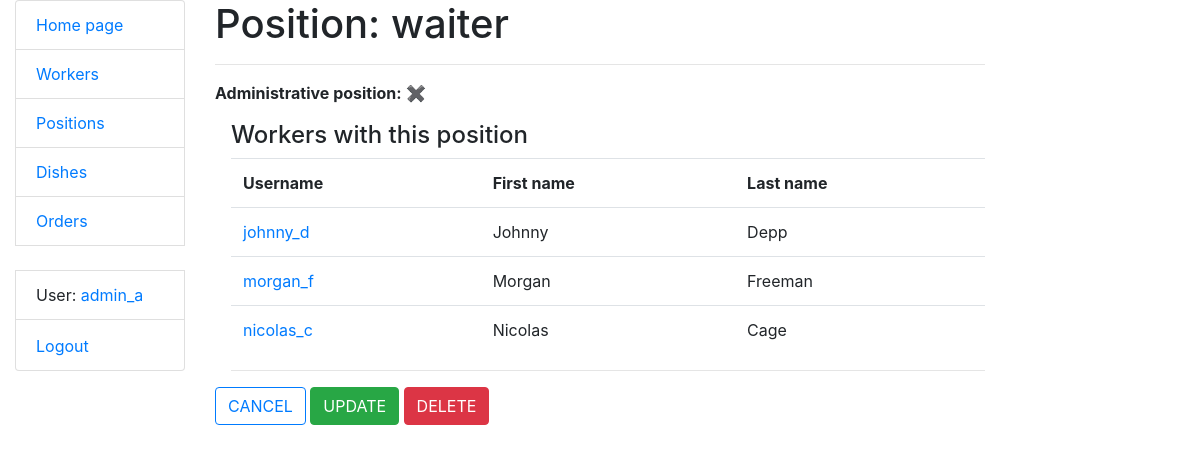
The page /positions/3/ (signed in) on the database its author committed.
### kitchen/models.py (models this page shows, shortened)
class Worker(AbstractUser):
    position = models.ForeignKey("Position", on_delete=models.CASCADE,
                                 null=True, blank=True, related_name="workers")
    class Meta:
        verbose_name = "worker"
        verbose_name_plural = "workers"
    def get_absolute_url(self):
        return reverse("kitchen:worker-detail", kwargs={"pk": self.pk})

class Position(models.Model):
    name = models.CharField(max_length=255)
    lead_position = models.BooleanField(default=False)
    kitchen = models.BooleanField(default=False)

### kitchen/views.py (the view)
# urls.py: path("positions/<int:pk>/", PositionDetailView.as_view(), name="position-detail"),
class PositionDetailView(LoginRequiredMixin, generic.DetailView):
    model = Position

### templates/kitchen/position_detail.html (shortened to what this page needs)
{% extends "base.html" %}
{% block content %}
  <h1>Position: {{ position.name }}</h1>
  <hr>
  <p><strong>Administrative position:</strong> {% if position.lead_position %}✅{% else %}✖️{% endif %}</p>
  <div class="ml-3">
    <h4>Workers with this position</h4>
    {% if position.workers.all %}
      <table class="table">
        <tr>
          <th>Username</th>
          <th>First name</th>
          <th>Last name</th>
        </tr>
        {% for worker in position.workers.all %}
          <tr>
            <td>
              <a href="{{ worker.get_absolute_url }}">{{ worker.username }}</a>
            </td>
            <td>{{ worker.first_name }}</td>
            <td>{{ worker.last_name }}</td>
          </tr>
        {% endfor %}
      </table>
      <hr>
    {% else %}
      <p>No workers!</p>
    {% endif %}
  </div>
  <a href="{% url 'kitchen:position-list' %}" class="btn btn-outline-primary">CANCEL</a>
  <a href="{% url 'kitchen:position-update' pk=position.id %}" class="btn btn-success">UPDATE</a>
  <a href="{% url 'kitchen:position-delete' pk=position.id %}" class="btn btn-danger">DELETE</a>
{% endblock %}

### templates/includes/sidebar.html (shortened to what this page needs)
<ul class="sidebar-nav list-group">
  <li class="list-group-item"><a href="{% url "kitchen:index" %}">Home page</a></li>
  <li class="list-group-item"><a href="{% url "kitchen:worker-list" %}">Workers</a></li>
  <li class="list-group-item"><a href="{% url "kitchen:position-list" %}">Positions</a></li>
  <li class="list-group-item"><a href="{% url "kitchen:dish-list" %}">Dishes</a></li>
  <li class="list-group-item"><a href="{% url "kitchen:order-list" %}">Orders</a></li>
  <br>
  {% if user.is_authenticated %}
    <li class="list-group-item">User: <a href="{{ user.get_absolute_url }}">{{ user.get_username }}</a></li>
    <li class="list-group-item">
      <form id="logout-form" action="{% url 'logout' %}" method="post" style="display: inline;">
        <button type="submit" class="btn btn-link" style="padding: 0; border: none; background: none;">Logout</button>
      </form>
    </li>
  {% else %}
    <li class="list-group-item"><a href="{% url 'login' %}?next={{ request.path }}">Login</a></li>
  {% endif %}
</ul>

### rows shown on the page
Worker: get_username "admin_a"
Position: name "waiter"
Worker: username "johnny_d", first_name "Johnny", last_name "Depp"
Worker: username "morgan_f", first_name "Morgan", last_name "Freeman"
Worker: username "nicolas_c", first_name "Nicolas", last_name "Cage"
